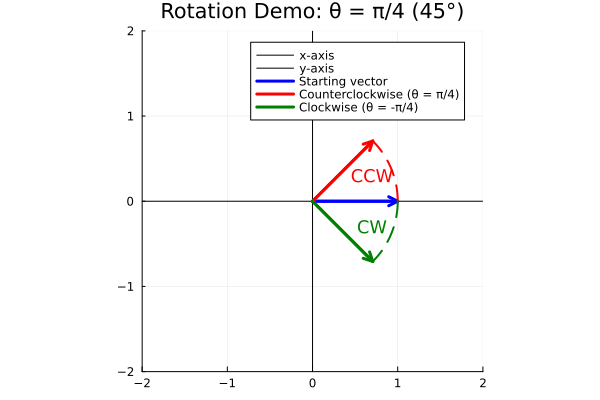

Julia code for this plot:
using Plots
using LinearAlgebra

# Set up the plot
p = plot(
    xlims=(-2, 2), 
    ylims=(-2, 2),
    aspect_ratio=:equal,
    title="Rotation Demo: θ = π/4 (45°)",
    legend=:topright
)

# Draw coordinate axes
plot!([-2, 2], [0, 0], color=:black, linewidth=1, label="x-axis")
plot!([0, 0], [-2, 2], color=:black, linewidth=1, label="y-axis")

# Starting vector (1, 0)
start_vector = [1.0, 0.0]
plot!([0, start_vector[1]], [0, start_vector[2]], 
      color=:blue, linewidth=3, arrow=true, label="Starting vector")

# Rotation matrix for counterclockwise rotation
θ = π/4  # 45 degrees
R_ccw = [cos(θ) -sin(θ); sin(θ) cos(θ)]

# Rotation matrix for clockwise rotation (negative angle)
R_cw = [cos(-θ) -sin(-θ); sin(-θ) cos(-θ)]

# Apply rotations
end_ccw = R_ccw * start_vector
end_cw = R_cw * start_vector

# Plot the results
plot!([0, end_ccw[1]], [0, end_ccw[2]], 
      color=:red, linewidth=3, arrow=true, label="Counterclockwise (θ = π/4)")
plot!([0, end_cw[1]], [0, end_cw[2]], 
      color=:green, linewidth=3, arrow=true, label="Clockwise (θ = -π/4)")

# Add angle arcs to show rotation direction
t = range(0, θ, length=50)
arc_ccw_x = cos.(t)
arc_ccw_y = sin.(t)
plot!(arc_ccw_x, arc_ccw_y, color=:red, linewidth=2, label="", linestyle=:dash)

t_cw = range(0, -θ, length=50)
arc_cw_x = cos.(t_cw)
arc_cw_y = sin.(t_cw)
plot!(arc_cw_x, arc_cw_y, color=:green, linewidth=2, label="", linestyle=:dash)

# Add text annotations
annotate!(0.7, 0.3, text("CCW", :red, 12))
annotate!(0.7, -0.3, text("CW", :green, 12))

display(p)
savefig("rotation_demo.png")

println("Rotation Demo Results:")
println("Starting vector: [1, 0]")
println("Angle θ = π/4 = 45°")
println()
println("Counterclockwise rotation (θ = π/4):")
println("  End vector: [$(round(end_ccw[1], digits=3)), $(round(end_ccw[2], digits=3))]")
println("  This is the standard mathematical convention")
println()
println("Clockwise rotation (θ = -π/4):")
println("  End vector: [$(round(end_cw[1], digits=3)), $(round(end_cw[2], digits=3))]")
println("  This is the opposite direction")
println()
println("The key difference is in the ROTATION MATRIX, not just the angle value!") 